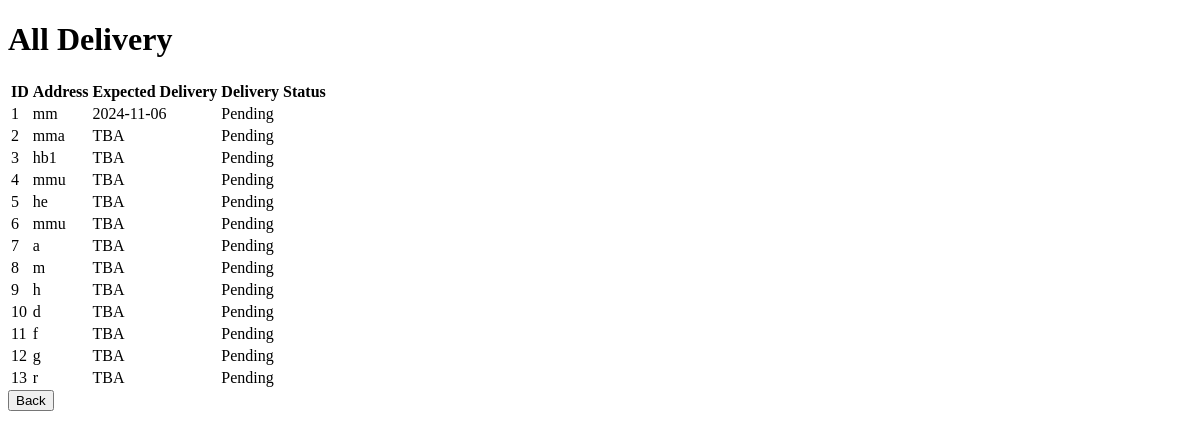
Page /viewdelivery on the earlier database version.
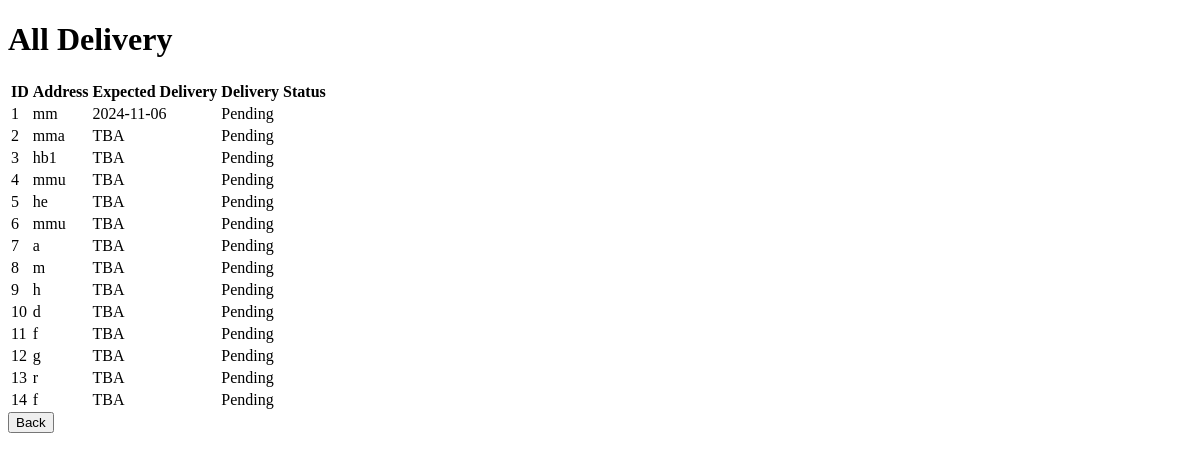
Same page on the later database version.
### main.py (models this page shows)
class Delivery(db.Model):
    id = db.Column(db.Integer, primary_key=True)
    customer_id = db.Column(db.Integer, db.ForeignKey('customer.id'), nullable=False)  # Link to customer
    delivery_status = db.Column(db.String(50), default="Pending")
    expected_delivery_date = db.Column(db.String(50), nullable=False)
    address = db.Column(db.String(255), nullable=False)
    customer = db.relationship('customer', backref=db.backref('deliveries', lazy=True))

### main.py (the view)
@tandtweb.route('/viewdelivery', methods=['GET'])
def view_delivery():
    delivery_list = Delivery.query.all()
    return render_template('viewdelivery.html', delivery_list=delivery_list)

### templates/viewdelivery.html (shortened to what this page needs)
<!DOCTYPE html>
<html lang="en">
<head>
</head>
<body>
    <h1>All Delivery</h1>
    <table>
        <thead>
            <tr>
                <th>ID</th>
                <th>Address</th>
                <th>Expected Delivery</th>
                <th>Delivery Status</th>
            </tr>
        </thead>
        <tbody>
            {% for Delivery in delivery_list %}
                <tr>
                    <td>{{ Delivery.id }}</td>
                    <td>{{ Delivery.address }}</td>
                    <td>{{ Delivery.expected_delivery_date }}</td>
                    <td>{{ Delivery.delivery_status }}</td>
                </tr>
            {% endfor %}
        </tbody>
    </table>
    <button type="button" onclick="window.location.href='/adminhome'">Back</button>
</body>
</html>

Differences in the rows shown:
added Delivery: id "14", address "f", expected_delivery_date "TBA", delivery_status "Pending"
